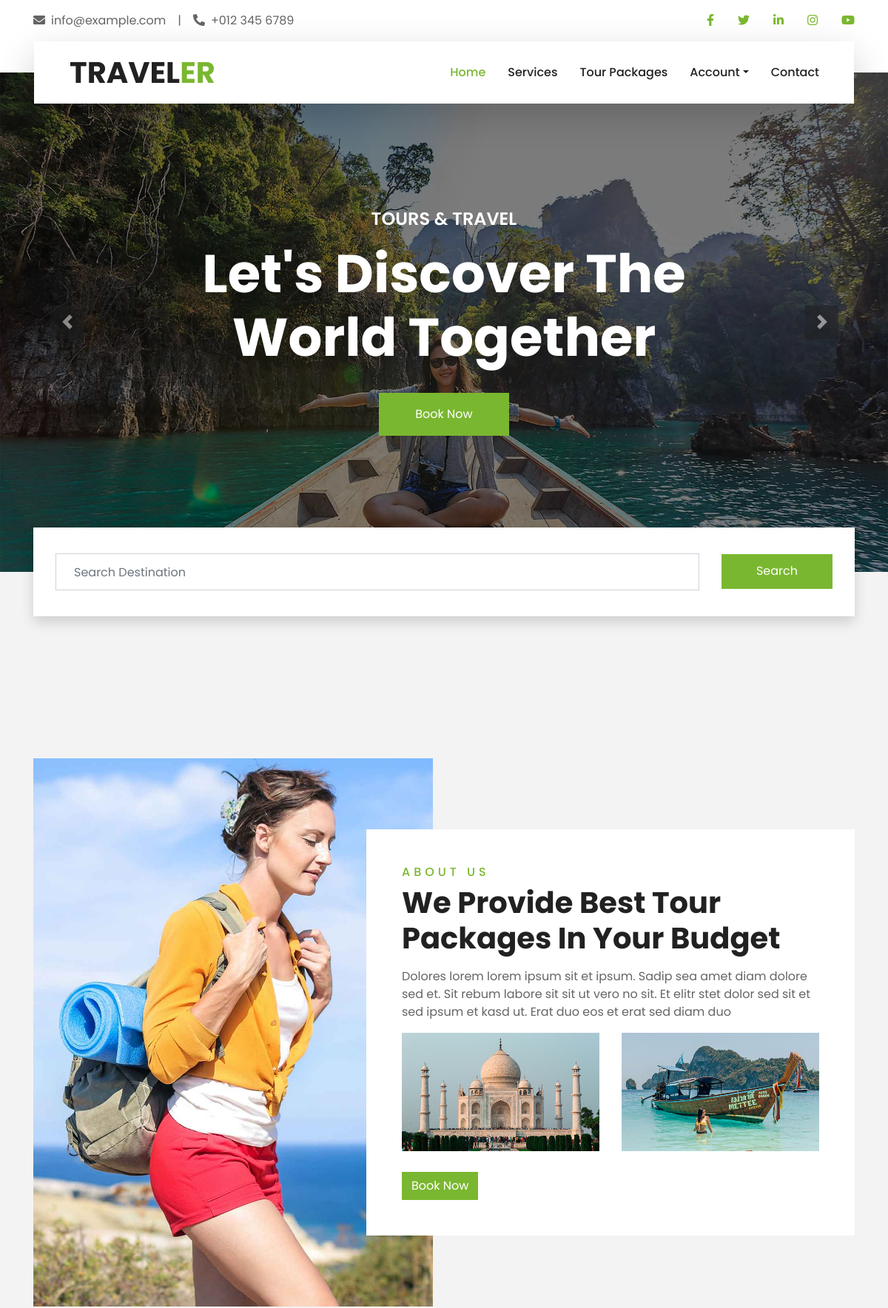
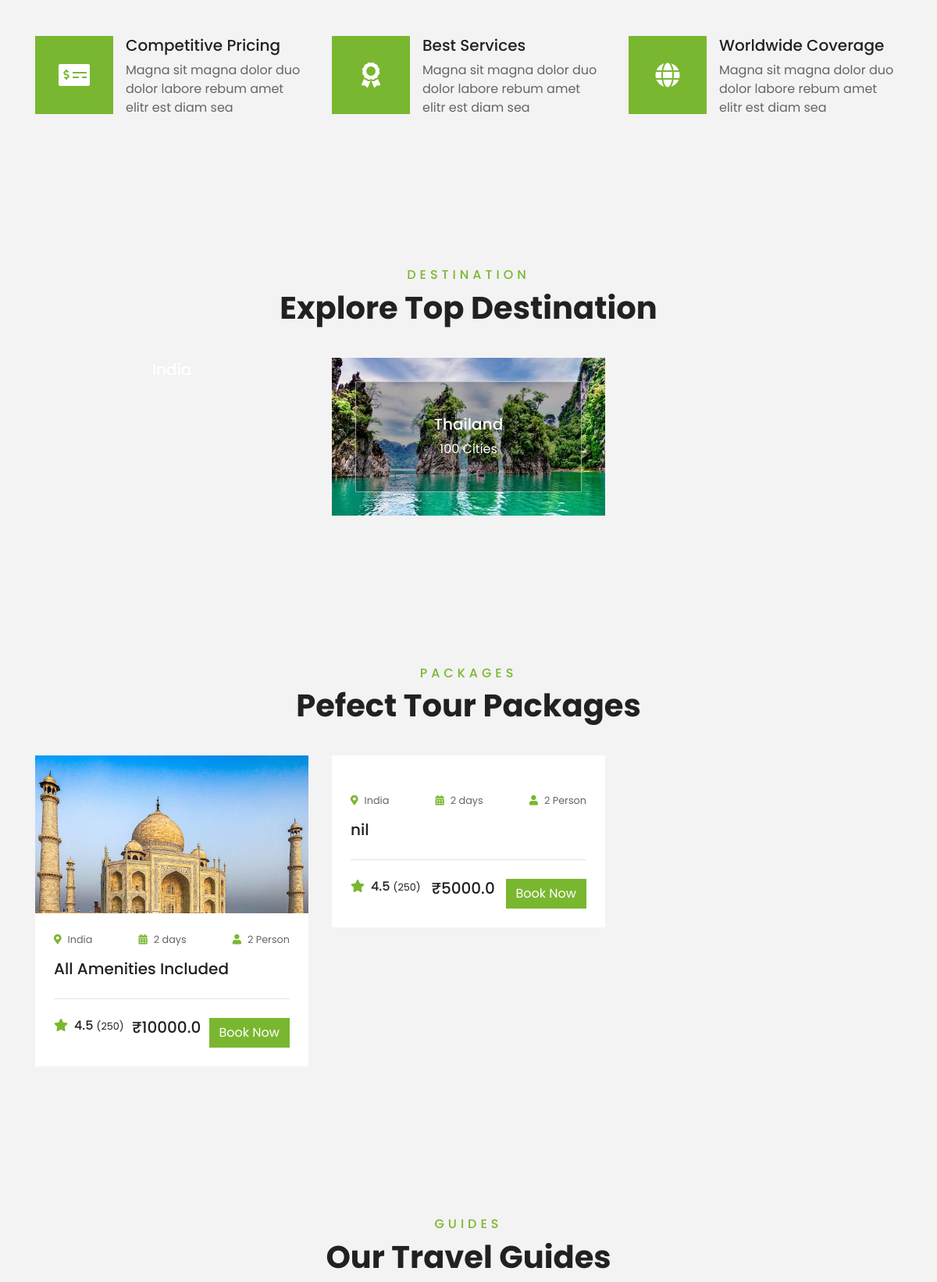
The page / (upper part) on the database its author committed (2 pictures, top to bottom).
### Destinations/models.py (models this page shows)
class Contry(models.Model):
    country_name = models.CharField(max_length=255)
    contry_image = models.FileField(upload_to="Contry_image")
    date = models.DateField(auto_now_add=True)
    def __str__(self):
        return self.country_name

class Packages(models.Model):
    destination = models.ForeignKey(Destination, on_delete = models.CASCADE)
    key_words = models.CharField(max_length=255)
    image = models.FileField(upload_to="package_image")
    number_of_days = models.IntegerField()
    number_of_nights = models.IntegerField()
    number_of_persons = models.IntegerField()
    amount = models.FloatField()
    description = models.CharField(max_length=1000)
    raings = models.IntegerField(null=True,blank=True)
    number_of_rators = models.IntegerField(null=True,blank=True)

class Destination(models.Model):
    destination_name = models.CharField(max_length=255)
    key_words = models.CharField(max_length=255)
    image = models.FileField(upload_to="destination_image")
    place = models.CharField(max_length=255)
    district = models.CharField(max_length=255)
    contry = models.ForeignKey(Contry, on_delete=models.CASCADE)
    date = models.DateField(auto_now_add=True)
    attractions = models.CharField(max_length=1000)
    address = models.TextField(max_length=1000)
    postel_code = models.IntegerField()
    def __str__(self):
        return self.destination_name

### Home/decorators.py (the view)
    def wrapper_function(request, *args, **kwargs):
        group = None
        if request.user.is_authenticated:
            if request.user.groups.exists():
                group = request.user.groups.all()[0].name
            if group == None:
                return view_func(request, *args, **kwargs)
            if group == 'user':
                return view_func(request, *args, **kwargs)
            if group == 'staff':
                return redirect('StaffHome')
            if group == 'admin':
                return redirect('AdminHome')
        else:
            return view_func(request, *args, **kwargs)

### templates/index.html (shortened to what this page needs)
<!DOCTYPE html>
{% load static %}
<html lang="en">
<head>
    <link rel="stylesheet" href="https://cdn.jsdelivr.net/npm/bootstrap-icons@1.11.3/font/bootstrap-icons.min.css">
    <link href="https://cdnjs.cloudflare.com/ajax/libs/font-awesome/5.10.0/css/all.min.css" rel="stylesheet">
    <link href="{%static 'lib/owlcarousel/assets/owl.carousel.min.css' %}" rel="stylesheet">
    <link href="{%static 'lib/tempusdominus/css/tempusdominus-bootstrap-4.min.css' %}" rel="stylesheet" />
    <link href="{%static 'css/style.css' %}" rel="stylesheet">
</head>
<body>
    <div class="container-fluid bg-light pt-3 d-none d-lg-block">
        <div class="container">
            <div class="row">
                <div class="col-lg-6 text-center text-lg-left mb-2 mb-lg-0">
                    <div class="d-inline-flex align-items-center">
                        <p><i class="fa fa-envelope mr-2"></i>info@example.com</p>
                        <p class="text-body px-3">|</p>
                        <p><i class="fa fa-phone-alt mr-2"></i>+012 345 6789</p>
                    </div>
                </div>
                <div class="col-lg-6 text-center text-lg-right">
                    <div class="d-inline-flex align-items-center">
                        <a class="text-primary px-3" href="">
                            <i class="fab fa-facebook-f"></i>
                        </a>
                        <a class="text-primary px-3" href="">
                            <i class="fab fa-twitter"></i>
                        </a>
                        <a class="text-primary px-3" href="">
                            <i class="fab fa-linkedin-in"></i>
                        </a>
                        <a class="text-primary px-3" href="">
                            <i class="fab fa-instagram"></i>
                        </a>
                        <a class="text-primary pl-3" href="">
                            <i class="fab fa-youtube"></i>
                        </a>
                    </div>
                </div>
            </div>
        </div>
    </div>
    <div class="container-fluid position-relative nav-bar p-0">
        <div class="container-lg position-relative p-0 px-lg-3" style="z-index: 9;">
            <nav class="navbar navbar-expand-lg bg-light navbar-light shadow-lg py-3 py-lg-0 pl-3 pl-lg-5">
                <a href="" class="navbar-brand">
                    <h1 class="m-0 text-primary"><span class="text-dark">TRAVEL</span>ER</h1>
                </a>
                <div class="collapse navbar-collapse justify-content-between px-3" id="navbarCollapse">
                    <div class="navbar-nav ml-auto py-0">
                        <a href="{%url 'Index'%}" class="nav-item nav-link active">Home</a>
                        <a href="service.html" class="nav-item nav-link">Services</a>
                        <a href="#package" class="nav-item nav-link">Tour Packages</a>
                        {% if request.user.is_authenticated %}
                        <a href="{%url 'Mybookings' %}" class="nav-item nav-link">My Booking</a>
                        <div class="nav-item dropdown">
                            <a href="#" class="nav-link dropdown-toggle" data-toggle="dropdown">Profile</a>
                            <div class="dropdown-menu border-0 rounded-0 m-0">
                                <a href="{%url 'Mybookings' %}" class="dropdown-item">My Bookings</a>
                                <!-- <a href="single.html" class="dropdown-item">Visited Places</a>
                                <a href="destination.html" class="dropdown-item">Travel History</a>
                                <a href="guide.html" class="dropdown-item">Travel Guides</a>
                                <a href="testimonial.html" class="dropdown-item">My Profile</a> -->
                            </div>
                        </div>
                        <div class="nav-item dropdown">
                            <a href="#" class="nav-link dropdown-toggle" data-toggle="dropdown">{{request.user.first_name}}</a>
                            <div class="dropdown-menu border-0 rounded-0 m-0">
                                <a href="{%url 'SignOut' %}" class="dropdown-item">Signout</a>
                            </div>
                        </div>
                        {% else %}
                        <div class="nav-item dropdown">
                            <a href="#" class="nav-link dropdown-toggle" data-toggle="dropdown">Account</a>
                        </div>
                        {% endif %}
                        <a href="contact.html" class="nav-item nav-link">Contact</a>
                    </div>
                </div>
            </nav>
        </div>
    </div>
    {% block content %}
    <div class="container-fluid p-0">
        <div id="header-carousel" class="carousel slide" data-ride="carousel">
            <div class="carousel-inner">
                <div class="carousel-item active">
                    <img class="w-100" src="{%static 'img/carousel-1.jpg' %}" alt="Image">
                    <div class="carousel-caption d-flex flex-column align-items-center justify-content-center">
                        <div class="p-3" style="max-width: 900px;">
                            <h4 class="text-white text-uppercase mb-md-3">Tours & Travel</h4>
                            <h1 class="display-3 text-white mb-md-4">Let's Discover The World Together</h1>
                            <a href="" class="btn btn-primary py-md-3 px-md-5 mt-2">Book Now</a>
                        </div>
                    </div>
                </div>
            </div>
            <a class="carousel-control-prev" href="#header-carousel" data-slide="prev">
                <div class="btn btn-dark" style="width: 45px; height: 45px;">
                    <span class="carousel-control-prev-icon mb-n2"></span>
                </div>
            </a>
            <a class="carousel-control-next" href="#header-carousel" data-slide="next">
                <div class="btn btn-dark" style="width: 45px; height: 45px;">
                    <span class="carousel-control-next-icon mb-n2"></span>
                </div>
            </a>
        </div>
    </div>
    <div class="container-fluid booking mt-5 pb-5">
        <div class="container pb-5">
            <div class="bg-light shadow" style="padding: 30px;">
                <div class="row align-items-center" style="min-height: 60px;">
                    <div class="col-md-10">
                        <form action="{%url 'Search' %}" method="post">
                        <div class="row">
                            <div class="col-md-12">
                                <div class="mb-3 mb-md-0">
                                    <div class="date" id="date2" data-target-input="nearest">
                                        <input type="text" class="form-control p-4 datetimepicker-input" name="search" placeholder="Search Destination"  required/>
                                    </div>
                                </div>
                            </div>
                        </div>
                    </div>
                    <div class="col-md-2">
                        <button class="btn btn-primary btn-block" type="submit" style="height: 47px; margin-top: -2px;">Search</button>
                    </div>
                </div>
            </div>
        </div>
    </div>
    <div class="container-fluid py-5">
        <div class="container pt-5">
            <div class="row">
                <div class="col-lg-6" style="min-height: 500px;">
                    <div class="position-relative h-100">
                        <img class="position-absolute w-100 h-100" src="{%static 'img/about.jpg' %}" style="object-fit: cover;">
                    </div>
                </div>
                <div class="col-lg-6 pt-5 pb-lg-5">
                    <div class="about-text bg-white p-4 p-lg-5 my-lg-5">
                        <h6 class="text-primary text-uppercase" style="letter-spacing: 5px;">About Us</h6>
                        <h1 class="mb-3">We Provide Best Tour Packages In Your Budget</h1>
                        <p>Dolores lorem lorem ipsum sit et ipsum. Sadip sea amet diam dolore sed et. Sit rebum labore sit sit ut vero no sit. Et elitr stet dolor sed sit et sed ipsum et kasd ut. Erat duo eos et erat sed diam duo</p>
                        <div class="row mb-4">
                            <div class="col-6">
                                <img class="img-fluid" src="{%static 'img/about-1.jpg' %}" alt="">
                            </div>
                            <div class="col-6">
                                <img class="img-fluid" src="{%static 'img/about-2.jpg' %}" alt="">
                            </div>
                        </div>
                        <a href="" class="btn btn-primary mt-1">Book Now</a>
                    </div>
                </div>
            </div>
        </div>
    </div>
    <div class="container-fluid pb-5">
        <div class="container pb-5">
            <div class="row">
                <div class="col-md-4">
                    <div class="d-flex mb-4 mb-lg-0">
                        <div class="d-flex flex-shrink-0 align-items-center justify-content-center bg-primary mr-3" style="height: 100px; width: 100px;">
                            <i class="fa fa-2x fa-money-check-alt text-white"></i>
                        </div>
                        <div class="d-flex flex-column">
                            <h5 class="">Competitive Pricing</h5>
                            <p class="m-0">Magna sit magna dolor duo dolor labore rebum amet elitr est diam sea</p>
                        </div>
                    </div>
                </div>
                <div class="col-md-4">
                    <div class="d-flex mb-4 mb-lg-0">
                        <div class="d-flex flex-shrink-0 align-items-center justify-content-center bg-primary mr-3" style="height: 100px; width: 100px;">
                            <i class="fa fa-2x fa-award text-white"></i>
                        </div>
                        <div class="d-flex flex-column">
                            <h5 class="">Best Services</h5>
                            <p class="m-0">Magna sit magna dolor duo dolor labore rebum amet elitr est diam sea</p>
                        </div>
                    </div>
                </div>
                <div class="col-md-4">
                    <div class="d-flex mb-4 mb-lg-0">
                        <div class="d-flex flex-shrink-0 align-items-center justify-content-center bg-primary mr-3" style="height: 100px; width: 100px;">
                            <i class="fa fa-2x fa-globe text-white"></i>
                        </div>
                        <div class="d-flex flex-column">
                            <h5 class="">Worldwide Coverage</h5>
                            <p class="m-0">Magna sit magna dolor duo dolor labore rebum amet elitr est diam sea</p>
                        </div>
                    </div>
                </div>
            </div>
        </div>
    </div>
    <div class="container-fluid py-5">
        <div class="container pt-5 pb-3">
            <div class="text-center mb-3 pb-3">
                <h6 class="text-primary text-uppercase" style="letter-spacing: 5px;">Destination</h6>
                <h1>Explore Top Destination</h1>
            </div>
            <div class="row">
                {% for c in contry  %}
                <div class="col-lg-4 col-md-6 mb-4">
                    <div class="destination-item position-relative overflow-hidden mb-2">
                        <img class="img-fluid" src="{{c.contry_image.url}}" alt="">
                        <a class="destination-overlay text-white text-decoration-none" href="{%url 'OnContryClick' c.id %}">
                            <h5 class="text-white">{{c.country_name}}</h5>
                            <span>100 Cities</span>
                        </a>
                    </div>
                </div>
                {% endfor %}
            </div>
        </div>
    </div>
    <div class="container-fluid py-5">
        <div class="container pt-5 pb-3">
            <div class="text-center mb-3 pb-3">
                <h6 class="text-primary text-uppercase" id="package" style="letter-spacing: 5px;">Packages</h6>
                <h1 >Pefect Tour Packages</h1>
            </div>
            <div class="row">
                {% for i in paki  %}
                <div class="col-lg-4 col-md-6 mb-4">
                    <div class="package-item bg-white mb-2">
                        <img class="img-fluid" src="{{i.image.url}}" alt="">
                        <div class="p-4">
                            <div class="d-flex justify-content-between mb-3">
                                <small class="m-0"><i class="fa fa-map-marker-alt text-primary mr-2"></i>{{i.destination.contry}}</small>
                                <small class="m-0"><i class="fa fa-calendar-alt text-primary mr-2"></i>{{i.number_of_days}} days</small>
                                <small class="m-0"><i class="fa fa-user text-primary mr-2"></i>{{i.number_of_persons}} Person</small>
                            </div>
                            <a class="h5 text-decoration-none" href="">{{i.description}}</a>
                            <div class="border-top mt-4 pt-4">
                                <div class="d-flex justify-content-between">
                                    <h6 class="m-0"><i class="fa fa-star text-primary mr-2"></i>4.5 <small>(250)</small></h6>
                                    <h5 class="m-0">₹{{i.amount}}</h5>
                                    <a class="btn btn-primary" href="{%url 'BookPackage' i.id %}">Book Now</a>
                                </div>
                            </div>
                        </div>
                    </div>
                </div>
                {% endfor %}
            </div>
        </div>
    </div>
    <div class="container-fluid py-5">
        <div class="container pt-5 pb-3">
            <div class="text-center mb-3 pb-3">
                <h6 class="text-primary text-uppercase" style="letter-spacing: 5px;">Guides</h6>
                <h1>Our Travel Guides</h1>
            </div>
        </div>
    </div>
    {% endblock %}
</body>
</html>

### rows shown on the page
Contry: contry_image (picture), country_name "Thailand"
Packages: image (picture), destination.contry "India", number_of_days "2", number_of_persons "2", description "All Amenities Included", amount "10000.0"
Packages: destination.contry "India", number_of_days "2", number_of_persons "2", description "nil", amount "5000.0"
